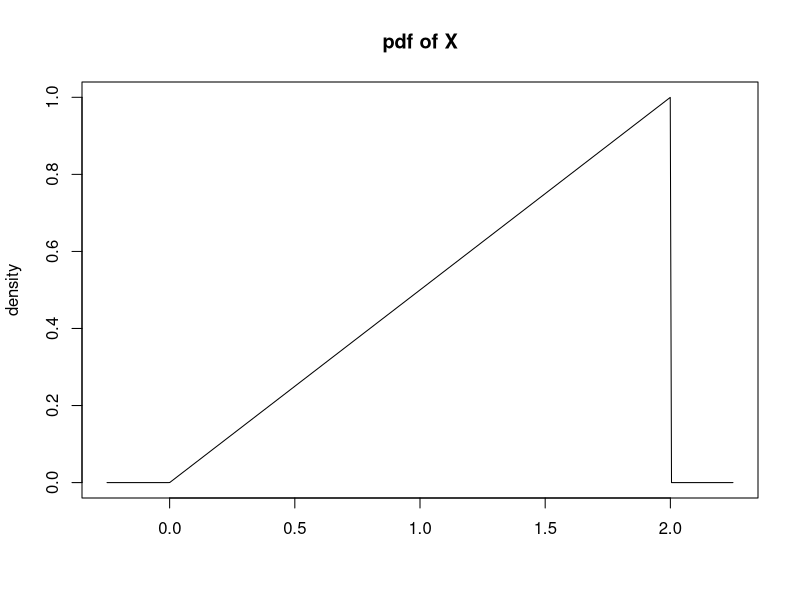

Here is the R script that generated this plot:
## ---- chunk 1
require(ggplot2)
## ---- chunk 2
f <- function(x){(x>=0 & x<=2)*.5*x}
x <- seq(-.25,2.25, length.out=500)
plot(x=x, y=f(x), type="l", xlab="",ylab="density", main="pdf of X")
